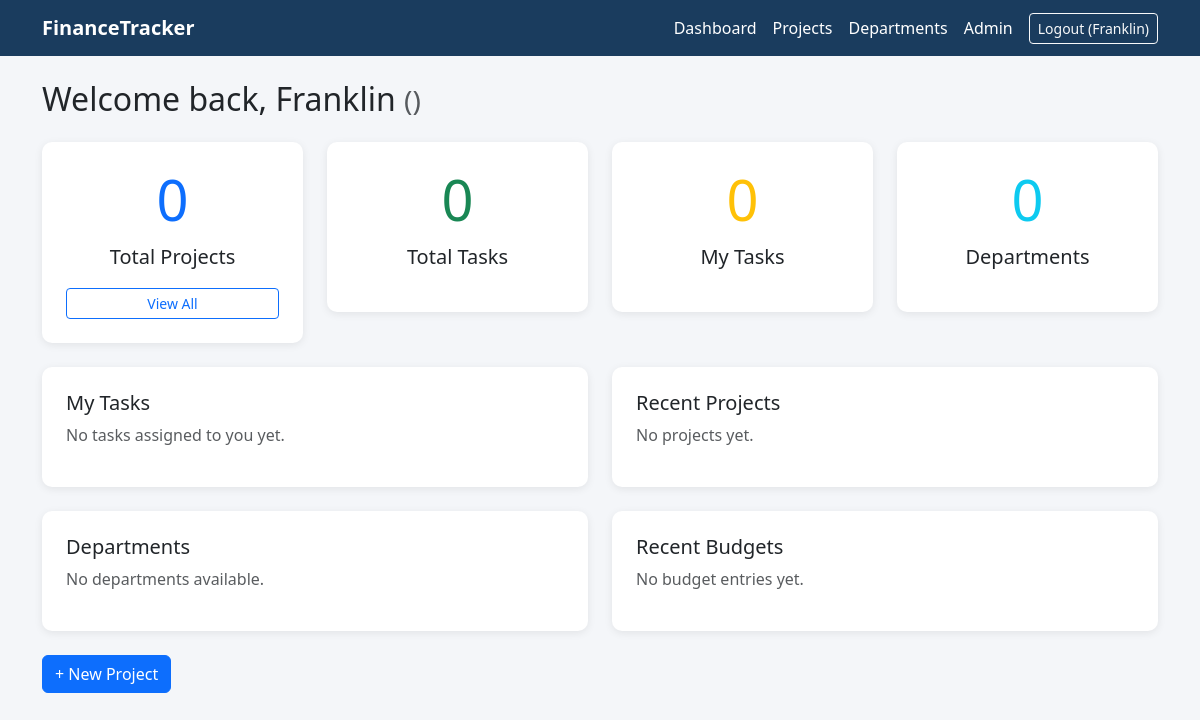
Page / (signed in) on the earlier database version.
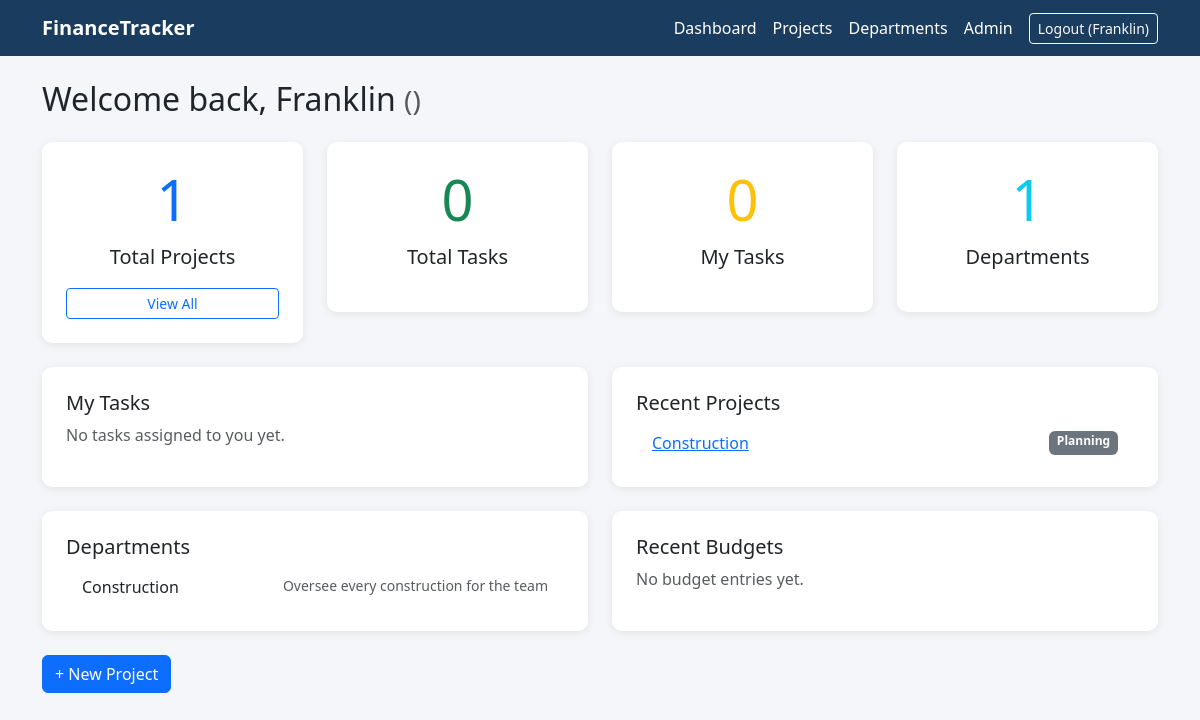
Same page on the later database version.
### core/models.py (models this page shows, shortened)
class Project(models.Model):
    STATUS_CHOICES = [
        ('planning',  'Planning'),
        ('active',    'Active'),
        ('on_hold',   'On Hold'),
        ('completed', 'Completed'),
    ]
    title       = models.CharField(max_length=200)
    description = models.TextField(blank=True)
    status      = models.CharField(max_length=20, choices=STATUS_CHOICES, default='planning')
    budget      = models.DecimalField(max_digits=12, decimal_places=2, default=0)
    start_date  = models.DateField()
    end_date    = models.DateField(null=True, blank=True)
    department  = models.ForeignKey(Department, on_delete=models.SET_NULL, null=True, blank=True)
    manager     = models.ForeignKey(User, on_delete=models.SET_NULL, null=True, related_name='managed_projects')
    created_at  = models.DateTimeField(auto_now_add=True)

class Department(models.Model):
    name        = models.CharField(max_length=100)
    description = models.TextField(blank=True)

### core/views.py (the view)
# urls.py: path('',         views.dashboard,    name='dashboard'),
@login_required
def dashboard(request):
    context = {
        'project_count': Project.objects.count(),
        'task_count':    Task.objects.count(),
        'my_tasks':      Task.objects.filter(assigned_to=request.user)[:5],
        'recent_projects': Project.objects.order_by('-created_at')[:5],
        'departments': Department.objects.all(),
        'department_count': Department.objects.count(),
        'budgets': Budget.objects.order_by('-date')[:5],  # optional
    }
    return render(request, 'core/dashboard.html', context)

### templates/core/dashboard.html (shortened to what this page needs)
{% extends 'core/base.html' %}
{% block content %}
<h2 class="mb-4">
  Welcome back, {{ user.username }}
  <small class="text-muted">({{ user.profile.role }})</small>
</h2>
<div class="row mb-4">
  <div class="col-md-3">
    <div class="card text-center p-4">
      <h1 class="display-4 text-primary">{{ project_count }}</h1>
      <p class="lead">Total Projects</p>
      <a href="{% url 'project_list' %}" class="btn btn-outline-primary btn-sm">View All</a>
    </div>
  </div>
  <div class="col-md-3">
    <div class="card text-center p-4">
      <h1 class="display-4 text-success">{{ task_count }}</h1>
      <p class="lead">Total Tasks</p>
    </div>
  </div>
  <div class="col-md-3">
    <div class="card text-center p-4">
      <h1 class="display-4 text-warning">{{ my_tasks|length }}</h1>
      <p class="lead">My Tasks</p>
    </div>
  </div>
  <div class="col-md-3">
    <div class="card text-center p-4">
      <h1 class="display-4 text-info">{{ department_count }}</h1>
      <p class="lead">Departments</p>
    </div>
  </div>
</div>
<div class="row">
  <div class="col-md-6">
    <div class="card p-4 mb-4">
      <h5>My Tasks</h5>
      {% if my_tasks %}
        <ul class="list-group list-group-flush">
          {% for task in my_tasks %}
            <li class="list-group-item d-flex justify-content-between">
              {{ task.title }}
              <span class="badge bg-secondary">{{ task.get_status_display }}</span>
            </li>
          {% endfor %}
        </ul>
      {% else %}
        <p class="text-muted">No tasks assigned to you yet.</p>
      {% endif %}
    </div>
  </div>
  <div class="col-md-6">
    <div class="card p-4 mb-4">
      <h5>Recent Projects</h5>
      {% if recent_projects %}
        <ul class="list-group list-group-flush">
          {% for project in recent_projects %}
            <li class="list-group-item d-flex justify-content-between">
              <a href="{% url 'project_detail' project.pk %}">
                {{ project.title }}
              </a>
              <span class="badge badge-{{ project.status }} text-white">
                {{ project.get_status_display }}
              </span>
            </li>
          {% endfor %}
        </ul>
      {% else %}
        <p class="text-muted">No projects yet.</p>
      {% endif %}
    </div>
  </div>
</div>
<div class="row">
  <div class="col-md-6">
    <div class="card p-4 mb-4">
      <h5>Departments</h5>
      {% if departments %}
        <ul class="list-group list-group-flush">
          {% for dept in departments %}
            <li class="list-group-item d-flex justify-content-between">
              {{ dept.name }}
              <small class="text-muted">{{ dept.description }}</small>
            </li>
          {% endfor %}
        </ul>
      {% else %}
        <p class="text-muted">No departments available.</p>
      {% endif %}
    </div>
  </div>
  <div class="col-md-6">
    <div class="card p-4 mb-4">
      <h5>Recent Budgets</h5>
      {% if budgets %}
        <ul class="list-group list-group-flush">
          {% for b in budgets %}
            <li class="list-group-item d-flex justify-content-between">
              {{ b.project.title }}
              <span class="text-success">€{{ b.amount }}</span>
            </li>
          {% endfor %}
        </ul>
      {% else %}
        <p class="text-muted">No budget entries yet.</p>
      {% endif %}
    </div>
  </div>
</div>
<a href="{% url 'project_create' %}" class="btn btn-primary">
  + New Project
</a>
{% endblock %}

### templates/core/base.html (shortened to what this page needs)
<!DOCTYPE html>
<html lang="en">
<head>
  <link href="https://cdn.jsdelivr.net/npm/bootstrap@5.3.0/dist/css/bootstrap.min.css" rel="stylesheet">
</head>
<body>
<nav class="navbar navbar-expand-lg mb-4">
  <div class="container">
    <a class="navbar-brand fw-bold" href="/">FinanceTracker</a>
    <div class="d-flex align-items-center ms-auto gap-3">
      {% if user.is_authenticated %}
        <a class="nav-link" href="{% url 'dashboard' %}">Dashboard</a>
        <a class="nav-link" href="{% url 'project_list' %}">Projects</a>
        <a class="nav-link" href="{% url 'department_list' %}">Departments</a>
        {% if user.is_staff %}
          <a class="nav-link" href="/admin/">Admin</a>
        {% endif %}
        <form method="post" action="{% url 'logout' %}" class="m-0">
          <button type="submit" class="btn btn-outline-light btn-sm">
            Logout ({{ user.username }})
          </button>
        </form>
      {% else %}
        <a class="nav-link" href="{% url 'login' %}">Login</a>
        <a class="nav-link" href="{% url 'register' %}">Register</a>
      {% endif %}
    </div>
  </div>
</nav>
<div class="container">
  {% block content %}{% endblock %}
</div>
</body>
</html>

### templates/core/base.html (style rules this page uses)
body { background: #f4f6f9; }
.navbar { background: #1a3c5e !important; }
.navbar-brand, .nav-link { color: #fff !important; }
.card { border: none; box-shadow: 0 2px 8px rgba(0,0,0,.08); border-radius: 10px; }
.badge-planning { background:#6c757d; }

Differences in the rows shown:
added Project: title "Construction", status "Planning"
added Department: name "Construction", description "Oversee every construction for the team"
Other differences:
{{ project_count }}: "0" → "1"
{{ department_count }}: "0" → "1"
text no longer shown: "No projects yet. No departments available."
